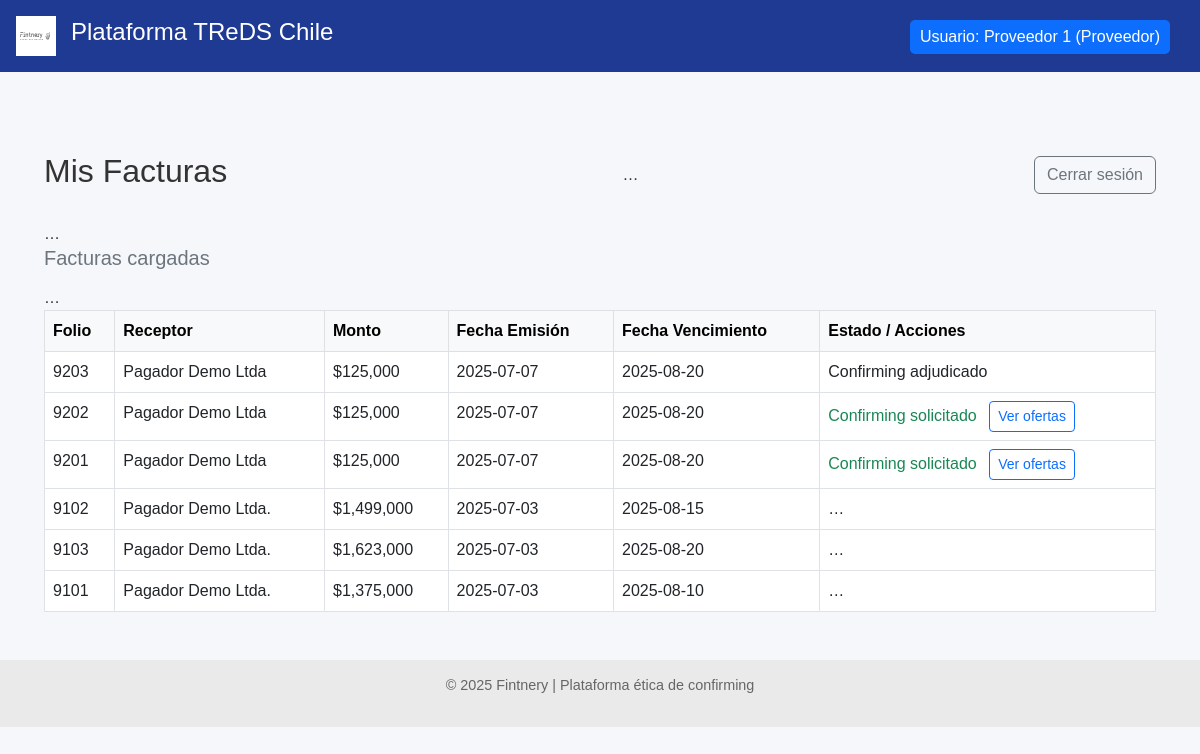
Screenshot of /proveedor/facturas (signed in) with the database file from the repository.
### models.py (models this page shows)
class FacturaDB(Base):
    __tablename__ = "facturas"
    id = Column(Integer, primary_key=True, index=True)
    rut_emisor = Column(String, index=True)
    rut_receptor = Column(String)
    tipo_dte = Column(String)
    folio = Column(Integer)
    monto = Column(Integer)
    estado_dte = Column(String)
    razon_social_emisor = Column(String)
    razon_social_receptor = Column(String)
    fecha_emision = Column(Date)
    fecha_vencimiento = Column(Date)
    fecha_vencimiento_original = Column(Date, nullable=True)
    modificacion_aceptada_por_proveedor = Column(Boolean, nullable=True, default=None)
    confirming_solicitado = Column(Boolean, default=False)
    origen_confirmacion = Column(String, default="Desconocido")
    financiador_adjudicado = Column(String, nullable=True)
    proveedor_id = Column(Integer, ForeignKey("proveedores.id"))
    proveedor = relationship("Proveedor", back_populates="facturas")
    pagador_id = Column(Integer, ForeignKey("pagadores.id"))
    pagador = relationship("Pagador", back_populates="facturas")
    ofertas = relationship("OfertaFinanciamiento", back_populates="factura")

class Proveedor(Base):
    __tablename__ = "proveedores"
    id = Column(Integer, primary_key=True, index=True)
    nombre = Column(String, nullable=False)
    rut = Column(String, unique=True, index=True, nullable=False)
    usuario = Column(String, unique=True, index=True, nullable=False)
    clave_hash = Column(String, nullable=False)
    facturas = relationship("FacturaDB", back_populates="proveedor")

### routers/proveedor.py (the view)
@router.get("/facturas")
def ver_facturas_proveedor(request: Request, db: Session = Depends(get_db)):
    prov_id = request.session.get("proveedor_id")
    if not prov_id:
        return RedirectResponse("/proveedor/login", 303)
    proveedor = db.query(Proveedor).get(prov_id)
    nombre = proveedor.nombre if proveedor else "Desconocido"
    facturas = (
        db.query(FacturaDB)
          .options(joinedload(FacturaDB.ofertas).joinedload(OfertaFinanciamiento.financiador))
          .filter(FacturaDB.proveedor_id == prov_id)
          .all()
    )
    ofertas_por_factura = {f.id: f.ofertas for f in facturas}
    return templates.TemplateResponse(
        "facturas.html",
        {
            "request": request,
            "facturas": facturas,
            "ofertas_por_factura": ofertas_por_factura,   # ⬅️ lo usa el template
            "proveedor_nombre": nombre
        }
    )

### templates/facturas.html (shortened to what this page needs)
{% extends "base.html" %}
{% block content %}
<div class="container mt-5">
    <div class="d-flex justify-content-between align-items-center mb-4">
        <h2>Mis Facturas</h2>
        …
        <a href="/proveedor/logout" class="btn btn-outline-secondary">Cerrar sesión</a>
    </div>
    …
    <h5 class="text-secondary mb-3">Facturas cargadas</h5>
    …
    <div class="table-responsive">
        <table class="table table-bordered table-hover bg-white">
            <thead class="table-light">
                <tr>
                    <th>Folio</th>
                    <th>Receptor</th>
                    <th>Monto</th>
                    <th>Fecha Emisión</th>
                    <th>Fecha Vencimiento</th>
                    <th>Estado / Acciones</th>
                </tr>
            </thead>
            <tbody>
                {% for factura in facturas %}
                <tr>
                    <td>{{ factura.folio }}</td>
                    <td>{{ factura.razon_social_receptor }}</td>
                    <td>${{ '{:,.0f}'.format(factura.monto) }}</td>
                    <td>{{ factura.fecha_emision }}</td>
                    <td>{{ factura.fecha_vencimiento }}</td>
                    <td>
                        {% if factura.estado_dte == "Cargada" %}
                            …
                        {% elif factura.estado_dte == "Confirmada por pagador" %}
                            …
                        {% elif factura.estado_dte == "Confirming solicitado" %}
                            <span class="text-success">Confirming solicitado</span>
                            <a href="/proveedor/facturas?factura_id={{ factura.id }}"
                               class="btn btn-sm btn-outline-primary ms-2">
                                Ver&nbsp;ofertas
                            </a>
                        {% else %}
                            {{ factura.estado_dte }}
                        {% endif %}
                    </td>
                </tr>
                {% else %}
                <tr>
                    <td colspan="6" class="text-center text-muted">No hay facturas cargadas.</td>
                </tr>
                {% endfor %}
            </tbody>
        </table>
    </div>
</div>
{% endblock %}

### templates/base.html (shortened to what this page needs)
<!DOCTYPE html>
<html lang="es">
<head>
    <link href="https://cdn.jsdelivr.net/npm/bootstrap@5.3.0/dist/css/bootstrap.min.css" rel="stylesheet">
    <link rel="stylesheet" href="/static/styles.css">
</head>
<body>
    <header class="main-header">
        <img src="/static/LogoFIntneryWeb.svg" alt="Fintnery" class="logo">
        <h1 class="titulo-principal">Plataforma TReDS Chile</h1>
    </header>
    <main>
        {% block content %}{% endblock %}
    </main>
    <footer class="footer">
        <p>&copy; 2025 Fintnery | Plataforma ética de confirming</p>
    </footer>
    {% if financiador_nombre or proveedor_nombre or pagador_nombre %}
    <div style="position: absolute; top: 20px; right: 30px; color: white; background-color: #0d6efd; padding: 5px 10px; border-radius: 5px;">
        Usuario:
        {% if proveedor_nombre %}{{ proveedor_nombre }} (Proveedor){% endif %}
    </div>
{% endif %}
</body>
</html>

### static/styles.css (style rules this page uses)
body { font-family: sans-serif; margin: 0; background-color: #f5f7fa; color: #333; }
.main-header { background-color: #1f3a93; color: white; padding: 1em; display: flex; align-items: center; }
.logo { height: 40px; margin-right: 15px; }
.titulo-principal { font-size: 1.5em; }
footer.footer { background-color: #eaeaea; text-align: center; padding: 1em; font-size: 0.9em; color: #666; }
main { padding: 2em; }

### rows the page displays
FacturaDB: folio "9203", razon_social_receptor "Pagador Demo Ltda", monto "125,000", fecha_emision "2025-07-07", fecha_vencimiento "2025-08-20", estado_dte "Confirming adjudicado"
FacturaDB: folio "9202", razon_social_receptor "Pagador Demo Ltda", monto "125,000", fecha_emision "2025-07-07", fecha_vencimiento "2025-08-20"
FacturaDB: folio "9201", razon_social_receptor "Pagador Demo Ltda", monto "125,000", fecha_emision "2025-07-07", fecha_vencimiento "2025-08-20"
FacturaDB: folio "9102", razon_social_receptor "Pagador Demo Ltda.", monto "1,499,000", fecha_emision "2025-07-03", fecha_vencimiento "2025-08-15"
FacturaDB: folio "9103", razon_social_receptor "Pagador Demo Ltda.", monto "1,623,000", fecha_emision "2025-07-03", fecha_vencimiento "2025-08-20"
FacturaDB: folio "9101", razon_social_receptor "Pagador Demo Ltda.", monto "1,375,000", fecha_emision "2025-07-03", fecha_vencimiento "2025-08-10"
Proveedor: nombre "Proveedor 1"
